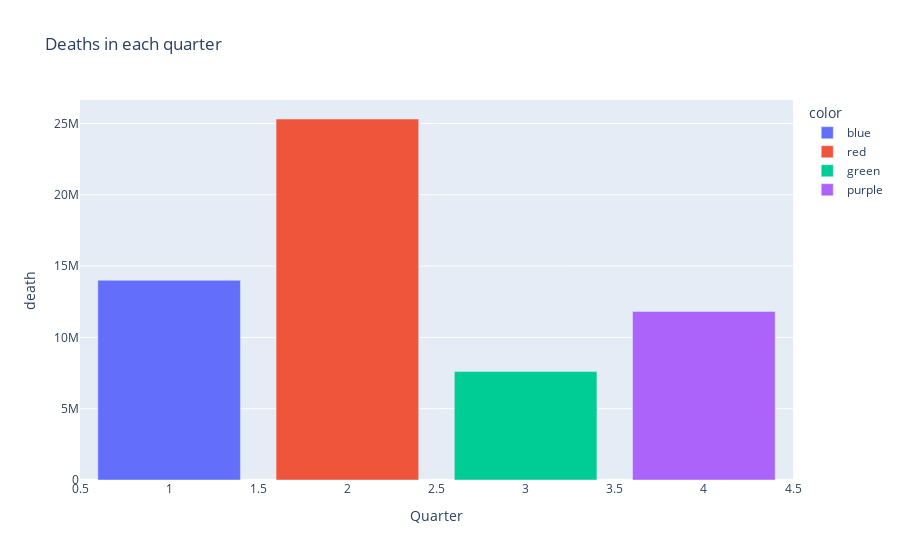

Here is the notebook cell this chart was saved with:
### Code cell
fig=px.bar(quat,x=quat.index,y=quat.values,color=['blue','red','green','purple'],labels=dict(x="quarter", y="death"),title="Deaths in each quarter")
fig.show()

### Figure 1 — Plotly figure (JSON) as saved in the notebook; plotly's stock layout.template omitted (floating-point values rounded to 4 significant figures)
{"data": [{"alignmentgroup": "True", "hovertemplate": "color=blue<br>Quarter=%{x}<br>death=%{y}<extra></extra>", "legendgroup": "blue", "marker": {"color": "#636efa", "pattern": {"shape": ""}}, "name": "blue", "offsetgroup": "blue", "orientation": "v", "showlegend": true, "textposition": "auto", "type": "bar", "x": [1], "xaxis": "x", "y": [14004056], "yaxis": "y"}, {"alignmentgroup": "True", "hovertemplate": "color=red<br>Quarter=%{x}<br>death=%{y}<extra></extra>", "legendgroup": "red", "marker": {"color": "#EF553B", "pattern": {"shape": ""}}, "name": "red", "offsetgroup": "red", "orientation": "v", "showlegend": true, "textposition": "auto", "type": "bar", "x": [2], "xaxis": "x", "y": [25309386], "yaxis": "y"}, {"alignmentgroup": "True", "hovertemplate": "color=green<br>Quarter=%{x}<br>death=%{y}<extra></extra>", "legendgroup": "green", "marker": {"color": "#00cc96", "pattern": {"shape": ""}}, "name": "green", "offsetgroup": "green", "orientation": "v", "showlegend": true, "textposition": "auto", "type": "bar", "x": [3], "xaxis": "x", "y": [7603399], "yaxis": "y"}, {"alignmentgroup": "True", "hovertemplate": "color=purple<br>Quarter=%{x}<br>death=%{y}<extra></extra>", "legendgroup": "purple", "marker": {"color": "#ab63fa", "pattern": {"shape": ""}}, "name": "purple", "offsetgroup": "purple", "orientation": "v", "showlegend": true, "textposition": "auto", "type": "bar", "x": [4], "xaxis": "x", "y": [11809159], "yaxis": "y"}], "layout": {"barmode": "relative", "legend": {"title": {"text": "color"}, "tracegroupgap": 0}, "title": {"text": "Deaths in each quarter"}, "xaxis": {"anchor": "y", "domain": [0, 1], "title": {"text": "Quarter"}}, "yaxis": {"anchor": "x", "domain": [0, 1], "title": {"text": "death"}}}}
